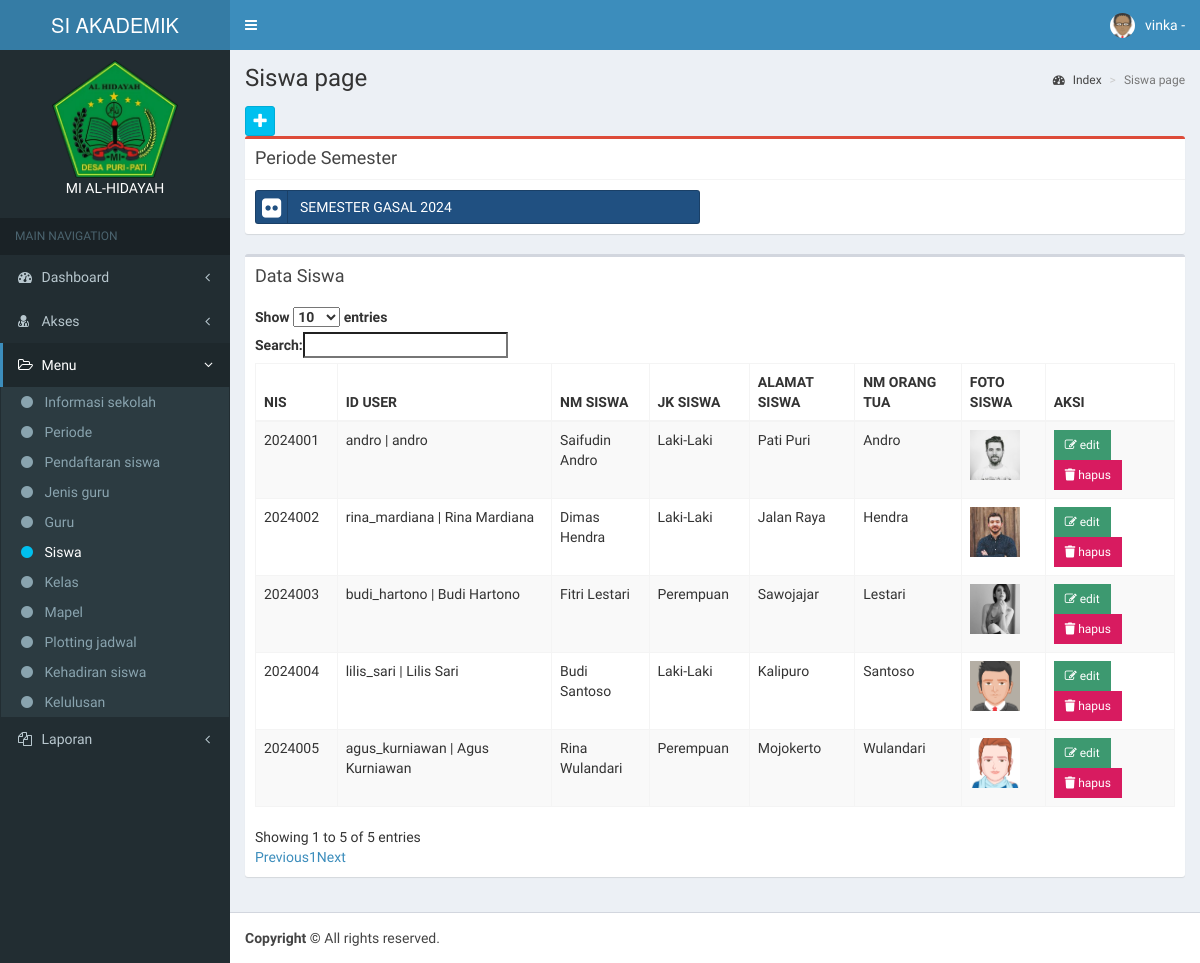
The app's page /app/siswa/index.php (signed in), older data.
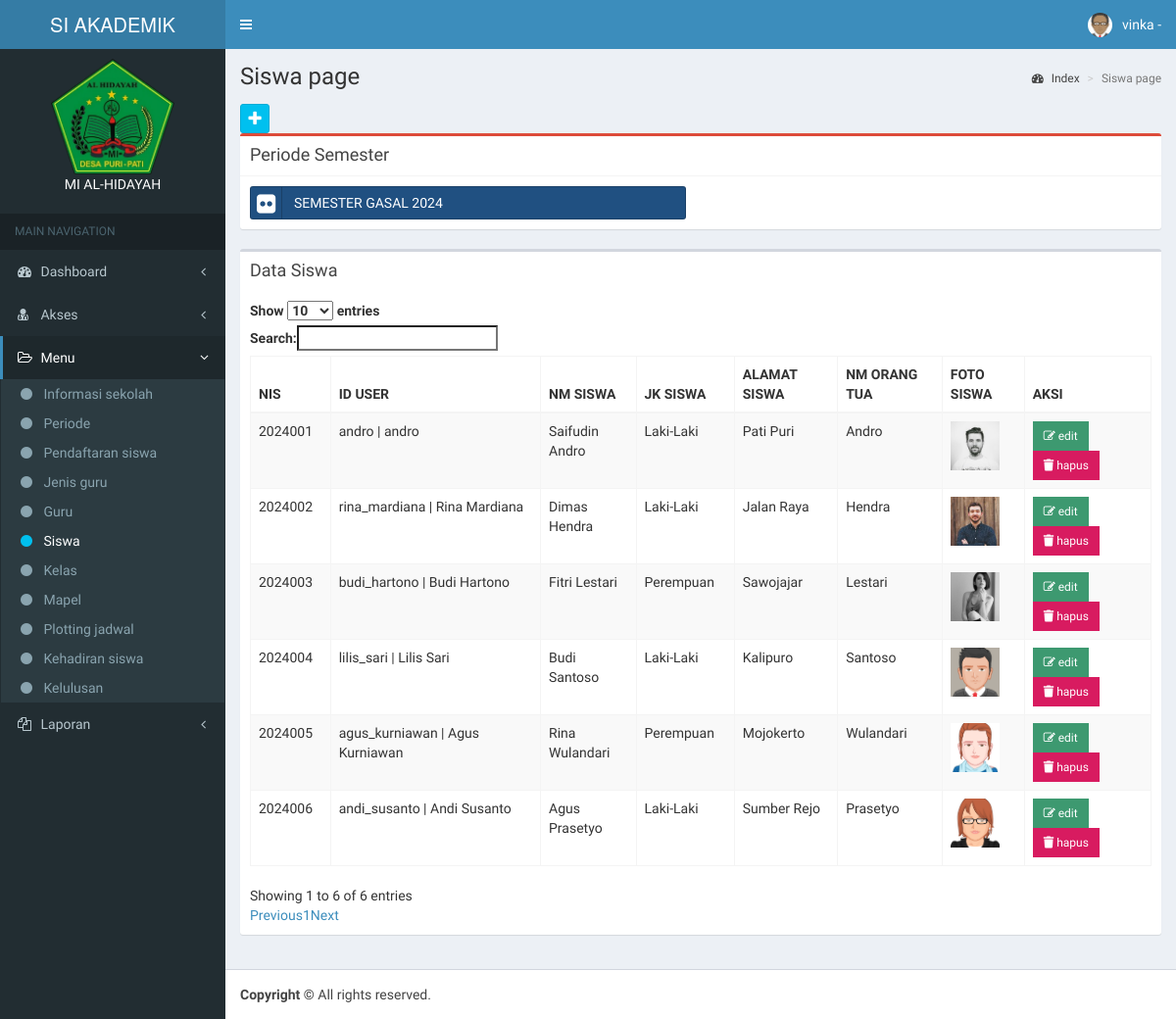
The same page, newer data.
### tables this page shows
CREATE TABLE `periode` (
  `id_periode` int(11) NOT NULL,
  `nm_periode` varchar(50) DEFAULT NULL,
  `status_periode` enum('Aktif','Non Aktif') DEFAULT NULL
);

CREATE TABLE `siswa` (
  `id_siswa` int(11) NOT NULL,
  `nis` varchar(50) DEFAULT NULL,
  `id_user` int(11) DEFAULT NULL,
  `nm_siswa` varchar(50) DEFAULT NULL,
  `jk_siswa` enum('Laki-Laki','Perempuan') DEFAULT NULL,
  `alamat_siswa` text DEFAULT NULL,
  `nm_orang_tua` varchar(50) DEFAULT NULL,
  `foto_siswa` blob DEFAULT NULL,
  `status` enum('aktif','tidak aktif') DEFAULT NULL
);

CREATE TABLE `user` (
  `id_user` int(11) NOT NULL,
  `username` varchar(50) DEFAULT NULL,
  `password` varchar(50) DEFAULT NULL,
  `nm_pengguna` varchar(50) DEFAULT NULL,
  `level` enum('Kepala Sekolah','Seksi Tata Usaha','Seksi Kurikulum','Guru','Orang Tua') DEFAULT NULL
);

### config/config.php (called while the page is built, shortened)
<?php
function Url_web(){
    $xplode = explode("/", $_SERVER['REQUEST_URI']);
    return $xplode[1];
}
$defaul_uri = "/".Url_web();
$url = "http://".$_SERVER['SERVER_NAME'].":".$_SERVER['SERVER_PORT'].$defaul_uri;
function DB(){
    return ["localhost", "root", "", "vinka"];
}
function QueryManyData($sql){
    $conn = new mysqli(DB()[0], DB()[1], DB()[2], DB()[3]);
    $result = $conn->query($sql);
    return $result;
}
function QueryOnedata($sql){
    $conn = new mysqli(DB()[0], DB()[1], DB()[2], DB()[3]);
    $result = $conn->query($sql);
    return $result;
}
function Sub_menu_active($sub_menu){
    $string = str_replace("/".Url_web()."/app/", "", $_SERVER['REQUEST_URI']);
    $expl = explode("/", $string);
    $output = "";
    if($expl[0] == $sub_menu){
        $output = "active";
    }
    return $output;
}
function Menu_active($menus){
    $string = str_replace("/".Url_web()."/app/", "", $_SERVER['REQUEST_URI']);
    $expl = explode("/", $string);
    $result = "";
    for($x = 0 ; $x < count($menus); $x ++){
        if ($expl[0] == $menus[$x]) {
            $result = "show";
        }
    }
    return $result;
}

### app/siswa/index.php (the view, shortened to what this page needs)
<?php include_once '../template/header.php'; ?>
<?php include_once '../template/navbar.php'; ?>
<?php include_once '../template/sidebar.php'; ?>
<div class='content-wrapper'>
  <section class='content-header'>
    <h1>Siswa page
    </h1>
    <ol class='breadcrumb'>
      <li><a href='#'><i class='fa fa-dashboard'></i> Index</a></li>
      <li class='active'>Siswa page</li>
    </ol>
  </section>
  <section class='content'>
    <a class='btn btn-social-icon btn-info btn-sm' data-toggle='tooltip' data-placement='top' title='Tambah data siswa' href='<?= $url ?>/app/siswa/tambah.php'><i class='fa fa-plus'></i></a>
    <div class="box box-danger">
      <div class="box-header with-border">
        <h3 class="box-title">Periode Semester</h3>
      </div>
      <div class="box-body">
        <?php foreach (QueryManyData("SELECT * FROM  periode ORDER BY id_periode DESC") as $row) { ?>
          <div class="row">
            <div class="col-xs-6">
              <a href="<?= $url ?>/app/siswa/periode.php?id_periode=<?= $row['id_periode'] ?>" class="btn btn-block btn-social btn-bitbucket">
                <i class="fa fa-flickr"></i> <?= $row['nm_periode'] ?>
              </a>
            </div>
          <?php } ?>
          </div>
      </div>
    </div>
    <div class='row'>
      <div class='col-xs-12'>
        <div class='box'>
          <div class='box-header'>
            <h3 class='box-title'>Data Siswa</h3>
          </div>
          <div class='box-body'>
            <table id='example1' class='table table-bordered table-striped'>
              <thead>
                <tr>
                  <th>NIS</th>
                  <th>ID USER</th>
                  <th>NM SISWA</th>
                  <th>JK SISWA</th>
                  <th>ALAMAT SISWA</th>
                  <th>NM ORANG TUA</th>
                  <th>FOTO SISWA</th>
                  <th>AKSI</th>
                </tr>
              </thead>
              <tbody>
                <?php
                foreach (QueryManyData('SELECT * FROM siswa') as $row) {
                ?>
                  <tr>
                    <td><?= $row['nis'] ?></td>
                    <td>
                      <?php
                      $user = QueryOnedata('SELECT * FROM user WHERE id_user = ' . $row['id_user'] . '')->fetch_assoc();
                      ?>
                      <?= $user['username'] . " | " . $user['nm_pengguna'] ?>
                    </td>
                    <td><?= $row['nm_siswa'] ?></td>
                    <td><?= $row['jk_siswa'] ?></td>
                    <td><?= $row['alamat_siswa'] ?></td>
                    <td><?= $row['nm_orang_tua'] ?></td>
                    <td>
                      <img src="<?= $url . '/foto/siswa/' . $row['foto_siswa']; ?>" alt="" srcset="" style="width: 50px; height:50px;">
                    </td>
                    <td>
                      <a href='<?= $url ?>/app/siswa/edit.php?id_siswa=<?= $row['id_siswa'] ?>' class='btn bg-olive btn-flat btn-sm'><i class='fa fa-edit'></i> edit</a>
                      <button onclick='ConfirmDelete(<?= $row['id_siswa'] ?>)' class='btn bg-maroon btn-flat btn-sm'>
                        <i class='fas fa-trash'></i>
                        hapus
                      </button>
                    </td>
                  </tr>
                <?php
                }
                ?>
              </tbody>
            </table>
          </div>
        </div>
      </div>
    </div>
</div>
<?php include_once '../template/footer.php'; ?>

### app/template/header.php (shortened to what this page needs)
<?php
	include '../../config/config.php';
?>
<!DOCTYPE html>
<html>
<head>
	<link rel="stylesheet" href="<?= $url ?>/assets/bootstrap/css/bootstrap.min.css">
	<link href="<?= $url ?>/assets/plugins/fontawesome-free/css/all.min.css" rel="stylesheet" type="text/css">
	<link rel="stylesheet" href="https://maxcdn.bootstrapcdn.com/font-awesome/4.4.0/css/font-awesome.min.css">
	<link rel="stylesheet" href="<?= $url ?>/assets/dist/js/font-awesome.js">
	<link rel="stylesheet" href="https://code.ionicframework.com/ionicons/2.0.1/css/ionicons.min.css">
	<link rel="stylesheet" href="<?= $url ?>/assets/dist/css/AdminLTE.min.css">
	<link rel="stylesheet" href="<?= $url ?>/assets/dist/css/skins/_all-skins.min.css">
	<link rel="stylesheet" href="https://adminlte.io/themes/AdminLTE/bower_components/select2/dist/css/select2.min.css">
</head>
<body class="hold-transition skin-blue sidebar-mini">
	<div class="wrapper">

### app/template/navbar.php (shortened to what this page needs)
<header class="main-header">
  <a href="<?= $url ?>/app/dashboard/index.php" class="logo">
    <span class="logo-lg" style="height: 140px;">SI AKADEMIK</span>
   </a>
  <nav class="navbar navbar-static-top" role="navigation">
    <a href="#" class="sidebar-toggle" data-toggle="offcanvas" role="button">&nbsp;&nbsp;&nbsp;&nbsp; </a>
    <div class="navbar-custom-menu">
      <ul class="nav navbar-nav">
        <li class="dropdown user user-menu">
          <a href="#" class="dropdown-toggle" data-toggle="dropdown">
            <img src="<?= $url ?>/assets/dist/img/avatar.png" class="user-image" alt="User Image">
            <span class="hidden-xs"><?= $_SESSION['username'] ?> -
          </span>
          </a>
        </li>
      </ul>
    </div>
  </nav>
</header>

### app/template/sidebar.php (shortened to what this page needs)
   <aside class="main-sidebar">
   	<section class="sidebar">
   		<div class="user-panel" style="text-align: center;">
	<img src="<?= $url ?>/assets/dist/img/logo-alhidayah.png" class="img" width="60%" alt="User Image">
	<p style="color: white;">
		MI AL-HIDAYAH
	</p>
</div>
   		<?php
	$dashboard = ["dashboard"];
	$access = ["user"];
	$data_menu = [
		'informasi_sekolah',
		'periode',
		'pendaftaran_siswa',
		'validasi_siswa_baru',
		'jenis_guru',
		'guru',
		'siswa',
		'kelas',
		'mapel',
		'plotting_jadwal',
		'kehadiran_siswa',
		'penilaian',
		'raport',
		'kelulusan',
	];
	$level = [
		'Kepala Sekolah' => [
			'dashboard',
			'berkas_pendaftaran',
			'guru',
			'informasi_sekolah',
			'jenis_guru',
			'kehadiran_siswa',
			'kelas',
			'mapel',
			'pendaftaran_siswa',
			'periode',
			'plotting_jadwal',
			'siswa',
			'user',
			'kelulusan',
			"laporan_pendaftaran_siswa",
			"laporan_kehadiran_siswa",
		],
		'Orang Tua' => [
			'dashboard',
			'pendaftaran_siswa',
			'validasi_siswa_baru',
			'plotting_jadwal',
			'kehadiran_siswa',
			'penilaian',
			'raport',
		],
		'Seksi Kurikulum' => [
			'dashboard',
			'periode',
			'jenis_guru',
			'guru',
			'siswa',
			'kelas',
			'mapel',
			'plotting_jadwal',
			'raport'
		],
		'Guru' => [
			'dashboard',
			'kehadiran_siswa',
			'penilaian',
			'raport',
		],
		'Seksi Tata Usaha' => [
			'dashboard',
			'user',
			'informasi_sekolah',
			'pendaftaran_siswa',
			'validasi_siswa_baru',
		],
	];
	?>
   		<ul class="sidebar-menu">
   			<li class="header">MAIN NAVIGATION</li>
	<li class="treeview <?php if (Menu_active($dashboard) == "show") { echo "active";} ?>">
   				<a href="#">
   					<i class="fa fa-dashboard"></i> <span>Dashboard</span> <i class="fa fa-angle-left pull-right"></i>
   				</a>
   			</li>
	<?php if($_SESSION['level'] == "Kepala Sekolah" || $_SESSION['level'] == 'Seksi Tata Usaha'){ ?>
   			<li class="treeview <?php if (Menu_active($access) == "show") { echo "active"; } ?>">
   				<a href="#">
   					<i class="fa fa-user-md"></i> <span>Akses</span> <i class="fa fa-angle-left pull-right"></i>
   				</a>
   			</li>
	<?php } ?>
   			<li class="treeview <?php if (Menu_active($data_menu) == "show") { echo "active"; } ?>">
   				<a href="#">
   					<i class="fa fa-folder-open-o"></i> <span>Menu</span> <i class="fa fa-angle-left pull-right"></i>
   				</a>
   				<ul class="treeview-menu <?php if (Menu_active($data_menu) == "show") { echo "menu-open style='display:block;'"; } ?>">
   					<?php for ($sub = 0; $sub < count($data_menu); $sub++) {
					$check_role = array_search($data_menu[$sub], $level[$_SESSION['level']]);
					if ($check_role !== false) {            ?>
   							<li class="<?= Sub_menu_active($data_menu[$sub]) ?>">
   								<a href="<?= $url ?>/app/<?= $data_menu[$sub] ?>/index.php" class="text-white">
   									<i class='fa fa-circle <?php if (Sub_menu_active($data_menu[$sub])  == "active") { ?>  text-aqua <?php } ?>'></i> <?= ucfirst(str_replace("_", " ", $data_menu[$sub])); ?>
   								</a>
   							</li>
   					<?php  }
				}
			?>
   				</ul>
   			</li>
	<?php if($_SESSION['level'] == "Kepala Sekolah"){ ?>
   			<li class="treeview <?php if (Sub_menu_active("laporan") == "active") { echo "active"; } ?>">
   				<a href="#">
   					<i class="fa fa-files-o"></i> <span>Laporan</span> <i class="fa fa-angle-left pull-right"></i>
   				</a>
   			</li>
	<?php } ?>
   		</ul>
   	</section>
   </aside>

### app/template/footer.php (shortened to what this page needs)
    <footer class="main-footer">
        <strong>Copyright &copy; </strong> All rights reserved.
    </footer>
  </body>
</html>

Row changes from the older to the newer data that the page shows:
added siswa: nis "2024006", id_user.username "andi_susanto", id_user.nm_pengguna "Andi Susanto", nm_siswa "Agus Prasetyo", jk_siswa "Laki-Laki", alamat_siswa "Sumber Rejo", nm_orang_tua "Prasetyo", foto_siswa (picture)
Text that changed along with them:
text written by a page script: "Show entries Search: Showing 1 to 5 of 5 entries Previous 1 Next" → "Show entries Search: Showing 1 to 6 of 6 entries Previous 1 Next"
